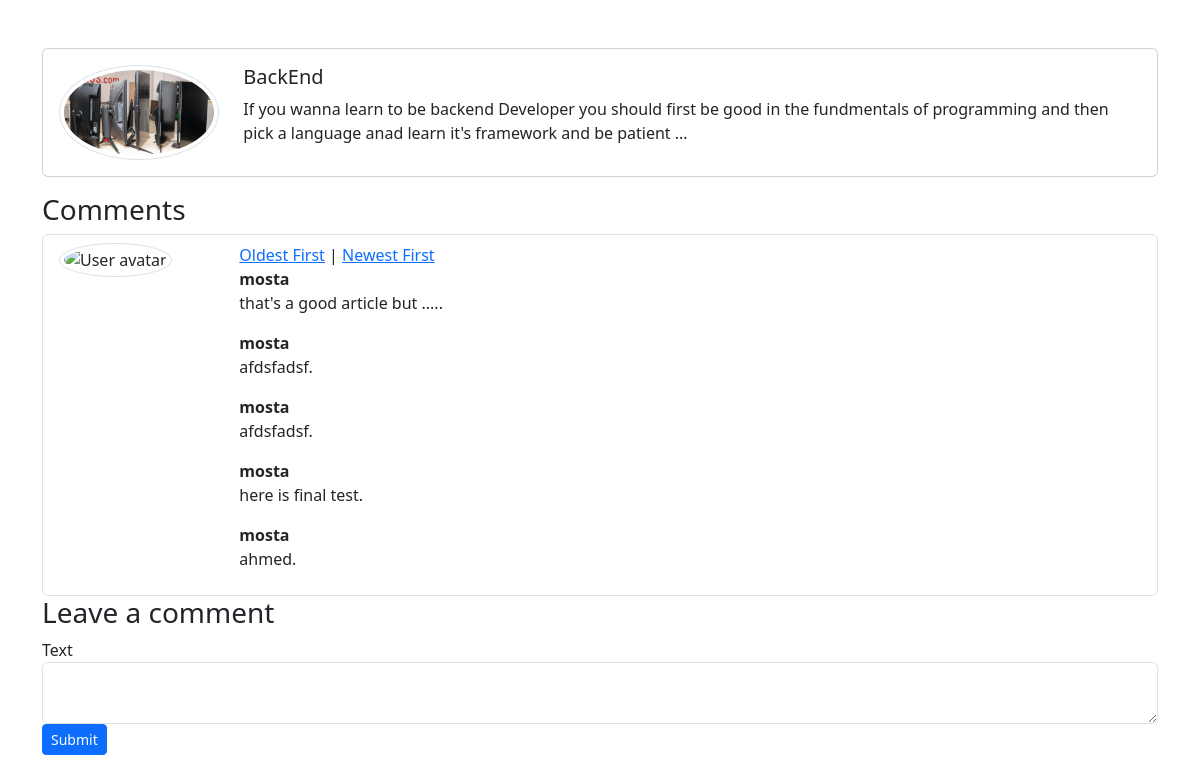
/posts/1?order=oldest, run on an earlier commit of the app's database.
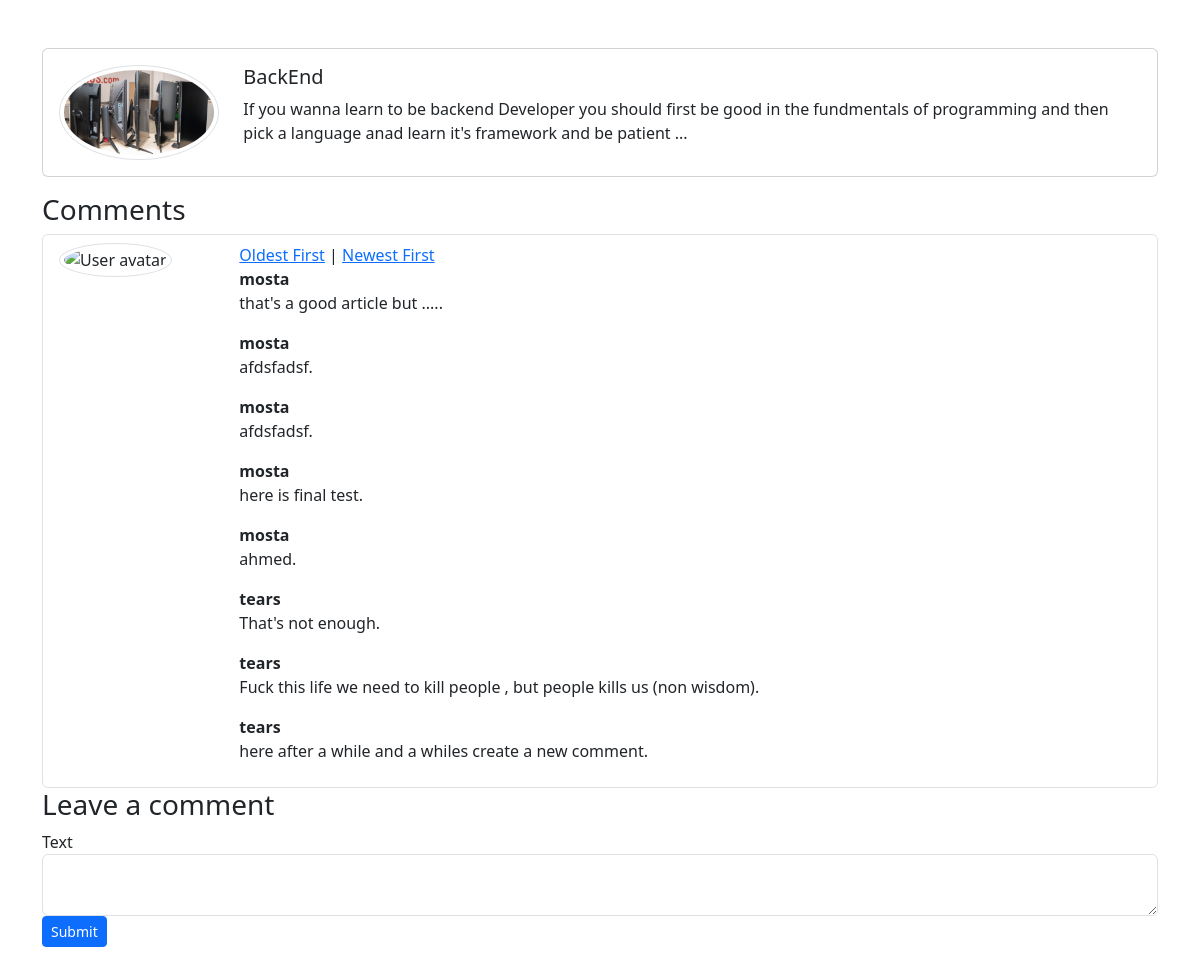
And on a later commit of the database.
### Siebel/models.py (models this page shows, shortened)
class Comment(models.Model):
    user = models.ForeignKey(User,on_delete=models.CASCADE,null = True, blank = True)
    post = models.ForeignKey(Post,related_name = 'comment_post', on_delete=models.CASCADE,null = True, blank= True)
    content = models.TextField(max_length=1000)
    create_at = models.DateTimeField(default=timezone.now,null = True, blank = True)

### Siebel/views.py (the view)
# urls.py: path('posts/<int:pk>', addComment),
def addComment(request,pk):
    post = get_object_or_404(Post, pk=pk)
    order = request.GET.get('order', 'newest')
    if order == 'oldest':
        comments = Comment.objects.filter(post=post).order_by('create_at')
    elif order=='newest':
        comments = Comment.objects.filter(post=post).order_by('-create_at')
    else:
        comments = Comment.objects.filter(post=post)
    if request.method == 'POST':
        form = CommentForm(request.POST)
        if form.is_valid():
            comment = form.save(commit=False)
            comment.user = request.user
            comment.post = post
            comment.save()
            return redirect(f'/posts/{post.pk}' )
    else:
        form = CommentForm()
    return render(request, 'post_details.html', {'post':post,'form': form , 'comments':comments,})

### Siebel/forms.py
class CommentForm(forms.ModelForm):
    class Meta:
        model = Comment
        fields = ['content']

### templates/post_details.html (shortened to what this page needs)
<!doctype html>
<html lang="en">
  <head>
  </head>
    <link href="https://cdn.jsdelivr.net/npm/bootstrap@5.3.2/dist/css/bootstrap.min.css" rel="stylesheet">
  </head>
  <body>
    <div class="container py-5">
      <div class="card mb-3">
        <div class="card-body">
          <div class="row">
            <div class="col-sm-2 align-self-center">
              <img src="{{post.image.url}}" alt="User avatar" class="rounded-circle img-thumbnail">
            </div>
            <div class="col-sm-10">
              <h5 class="card-title">{{post.title}}</h5>
              <p class="card-text">{{post.content}}</p>
            </div>
          </div>
        </div>
      </div>
      <h3>Comments</h3>
      <div class="list-group">
        <div class="list-group-item d-flex">
          <div class="col-2 pl-0">
            <img src="user-placeholder.png" alt="User avatar" class="rounded-circle img-thumbnail">
          </div>
          <div class="col-10">
            <a href="?order=oldest">Oldest First</a> |
            <a href="?order=newest">Newest First</a>
          {% for comment in comments  %}
            <div class="d-flex justify-content-between align-items-center">
              <span><b>{{comment.user}}</b></span>
            </div>
            <p>{{comment.content}}.</p>
            {% endfor %}
          </div>
        </div>
        </div>
      <h3>Leave a comment</h3>
      <form method="post" action="/posts/{{ post.pk }}/add_comment">
        <div class="form-group">
            <label for="comment-text">Text</label>
            <textarea class="form-control" name="content" id="comment-text" rows="2"></textarea>
        </div>
        <button type="submit" class="btn btn-primary btn-sm">Submit</button>
    </form>
    </div>

What changed in the data, as far as the page shows it:
added Comment: user "tears", content "That's not enough"
added Comment: user "tears", content "Fuck this life we need to kill people , but people kills us (non wisdom)"
added Comment: user "tears", content "here after a while and a whiles create a new comment"
